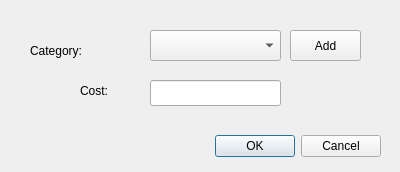
<?xml version="1.0" encoding="UTF-8"?>
<ui version="4.0">
 <class>Dialog</class>
 <widget class="QDialog" name="Dialog">
  <property name="geometry">
   <rect>
    <x>0</x>
    <y>0</y>
    <width>400</width>
    <height>172</height>
   </rect>
  </property>
  <property name="windowTitle">
   <string>Dialog</string>
  </property>
  <widget class="QDialogButtonBox" name="buttonBox">
   <property name="geometry">
    <rect>
     <x>40</x>
     <y>130</y>
     <width>341</width>
     <height>32</height>
    </rect>
   </property>
   <property name="orientation">
    <enum>Qt::Horizontal</enum>
   </property>
   <property name="standardButtons">
    <set>QDialogButtonBox::Cancel|QDialogButtonBox::Ok</set>
   </property>
  </widget>
  <widget class="QLabel" name="label">
   <property name="geometry">
    <rect>
     <x>30</x>
     <y>30</y>
     <width>101</width>
     <height>41</height>
    </rect>
   </property>
   <property name="styleSheet">
    <string notr="true">font: 57 20pt &quot;Ubuntu&quot;;</string>
   </property>
   <property name="text">
    <string>Category:</string>
   </property>
  </widget>
  <widget class="QLabel" name="label_2">
   <property name="geometry">
    <rect>
     <x>80</x>
     <y>70</y>
     <width>51</width>
     <height>41</height>
    </rect>
   </property>
   <property name="styleSheet">
    <string notr="true">font: 57 20pt &quot;Ubuntu&quot;;</string>
   </property>
   <property name="text">
    <string>Cost:</string>
   </property>
  </widget>
  <widget class="QLineEdit" name="lineEdit">
   <property name="geometry">
    <rect>
     <x>150</x>
     <y>80</y>
     <width>131</width>
     <height>26</height>
    </rect>
   </property>
  </widget>
  <widget class="QComboBox" name="comboBox">
   <property name="geometry">
    <rect>
     <x>150</x>
     <y>30</y>
     <width>131</width>
     <height>31</height>
    </rect>
   </property>
  </widget>
  <widget class="QPushButton" name="pushButton">
   <property name="geometry">
    <rect>
     <x>290</x>
     <y>30</y>
     <width>71</width>
     <height>31</height>
    </rect>
   </property>
   <property name="text">
    <string>Add</string>
   </property>
  </widget>
 </widget>
 <resources/>
 <connections>
  <connection>
   <sender>buttonBox</sender>
   <signal>accepted()</signal>
   <receiver>Dialog</receiver>
   <slot>accept()</slot>
   <hints>
    <hint type="sourcelabel">
     <x>248</x>
     <y>254</y>
    </hint>
    <hint type="destinationlabel">
     <x>157</x>
     <y>274</y>
    </hint>
   </hints>
  </connection>
  <connection>
   <sender>buttonBox</sender>
   <signal>rejected()</signal>
   <receiver>Dialog</receiver>
   <slot>reject()</slot>
   <hints>
    <hint type="sourcelabel">
     <x>316</x>
     <y>260</y>
    </hint>
    <hint type="destinationlabel">
     <x>286</x>
     <y>274</y>
    </hint>
   </hints>
  </connection>
 </connections>
</ui>
